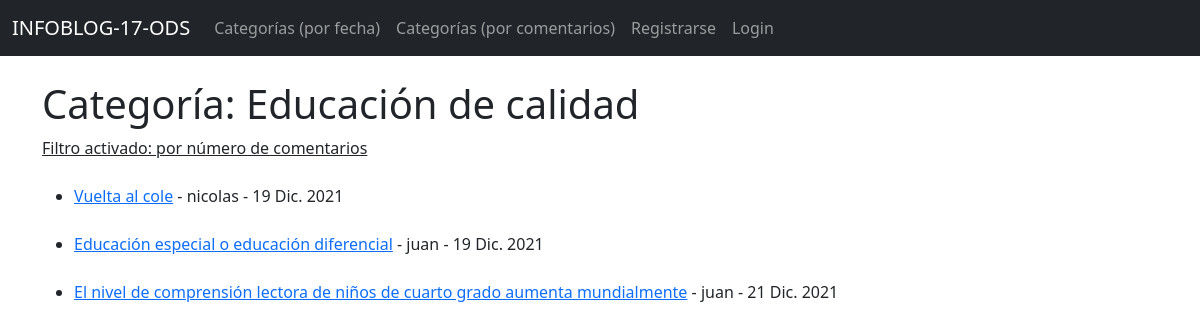
/category_2/educacion/, run on the app's committed database.
### theblog/models.py (models this page shows, shortened)
class Post(models.Model):
    title = models.CharField(max_length=255)
    title_tag = models.CharField(max_length=255)
    author = models.ForeignKey(User, on_delete=models.CASCADE)
    body = RichTextField(blank=True, null=True)
    post_date = models.DateField(auto_now_add=True)
    category = models.CharField(max_length=255, default='general')

### theblog/views.py (the view)
# urls.py: path('category_2/<str:cats>/', CategoryView_2, name='category_2'),
def CategoryView_2(request, cats):
    category_posts_2 = Post.objects.annotate(comment_count=Count('comments')).filter(comment_count__gt=-1, category=cats.replace('-', ' ')).order_by('-comment_count')
    return render(request, 'categories_2.html', {'cats':cats.replace('-', ' ').title(), 'category_posts_2':category_posts_2})

### theblog/templates/categories_2.html (shortened to what this page needs)
{% extends 'base.html' %}
{% block content %}
{% if category_posts_2 %}
{% if cats == 'Educacion' %}
<h1>Categoría: Educación de calidad</h1>
{% endif %}
<u>Filtro activado: por número de comentarios</u>
<br/><br/>
<ul>
{% for post in category_posts_2 %}
<li>
    <a href="{% url 'article-detail' post.pk %}">{{ post.title }}</a> - {{ post.author }} - {{ post.post_date }}
    <br/><br/>
    </li>
{% endfor %}
</ul>
{% else %}
<h1>No hay ningún post en esta categoría.</h1>
{% endif %}
{% endblock %}

### data on the page
Post: title "Vuelta al cole", author "nicolas", post_date "19 Dic. 2021"
Post: title "Educación especial o educación diferencial", author "juan", post_date "19 Dic. 2021"
Post: title "El nivel de comprensión lectora de niños de cuarto grado aumenta mundialmente", author "juan", post_date "21 Dic. 2021"
